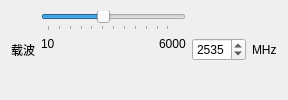
               <widget class="QWidget" name="carrier_freq_parent_widget" native="true">
                <layout class="QHBoxLayout" name="horizontalLayout_3" stretch="1,6,1,1">
                 <item>
                  <widget class="QLabel" name="label_12">
                   <property name="text">
                    <string>载波</string>
                   </property>
                  </widget>
                 </item>
                 <item>
                  <layout class="QVBoxLayout" name="verticalLayout_6" stretch="0,0">
                   <item>
                    <widget class="QSlider" name="carrier_freq_slider">
                     <property name="minimum">
                      <number>10</number>
                     </property>
                     <property name="maximum">
                      <number>6000</number>
                     </property>
                     <property name="value">
                      <number>2535</number>
                     </property>
                     <property name="orientation">
                      <enum>Qt::Horizontal</enum>
                     </property>
                     <property name="tickPosition">
                      <enum>QSlider::TicksBelow</enum>
                     </property>
                     <property name="tickInterval">
                      <number>500</number>
                     </property>
                    </widget>
                   </item>
                   <item>
                    <layout class="QHBoxLayout" name="horizontalLayout_9" stretch="1,10,1">
                     <item>
                      <widget class="QLabel" name="label_10">
                       <property name="text">
                        <string>10</string>
                       </property>
                       <property name="alignment">
                        <set>Qt::AlignLeading|Qt::AlignLeft|Qt::AlignTop</set>
                       </property>
                      </widget>
                     </item>
                     <item>
                      <spacer name="horizontalSpacer_4">
                       <property name="orientation">
                        <enum>Qt::Horizontal</enum>
                       </property>
                       <property name="sizeHint" stdset="0">
                        <size>
                         <width>98</width>
                         <height>20</height>
                        </size>
                       </property>
                      </spacer>
                     </item>
                     <item>
                      <widget class="QLabel" name="label_11">
                       <property name="text">
                        <string>6000</string>
                       </property>
                       <property name="alignment">
                        <set>Qt::AlignLeading|Qt::AlignLeft|Qt::AlignTop</set>
                       </property>
                      </widget>
                     </item>
                    </layout>
                   </item>
                  </layout>
                 </item>
                 <item>
                  <widget class="QSpinBox" name="carrier_freq_spin_box">
                   <property name="contextMenuPolicy">
                    <enum>Qt::DefaultContextMenu</enum>
                   </property>
                   <property name="minimum">
                    <number>10</number>
                   </property>
                   <property name="maximum">
                    <number>6000</number>
                   </property>
                   <property name="value">
                    <number>2535</number>
                   </property>
                  </widget>
                 </item>
                 <item>
                  <widget class="QLabel" name="label_2">
                   <property name="text">
                    <string>MHz</string>
                   </property>
                  </widget>
                 </item>
                </layout>
               </widget>
